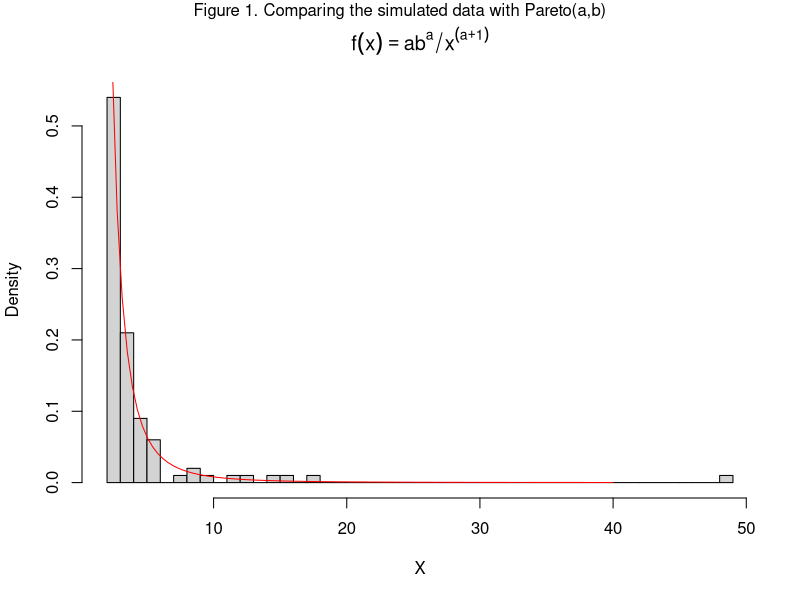
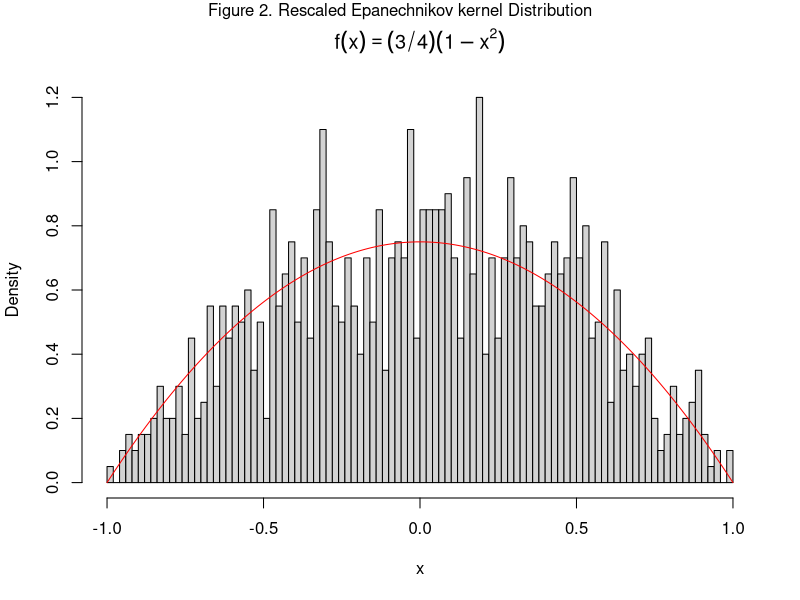
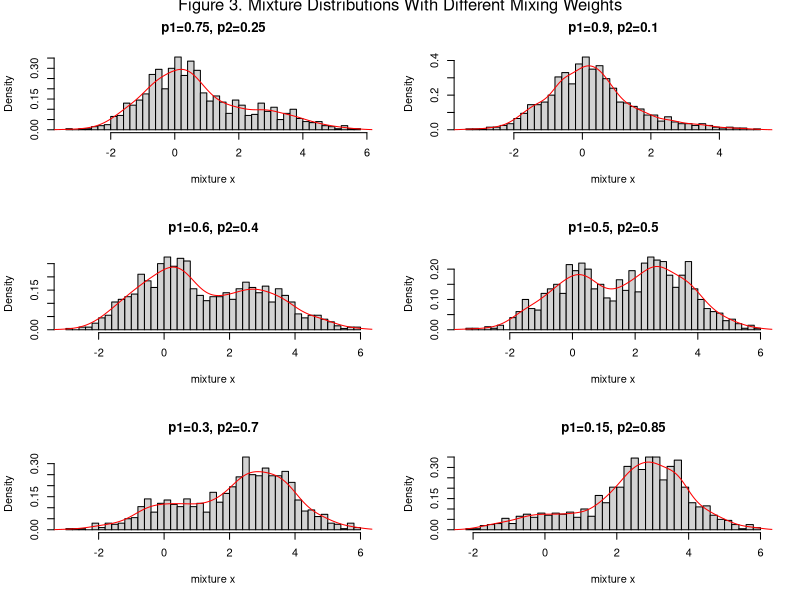
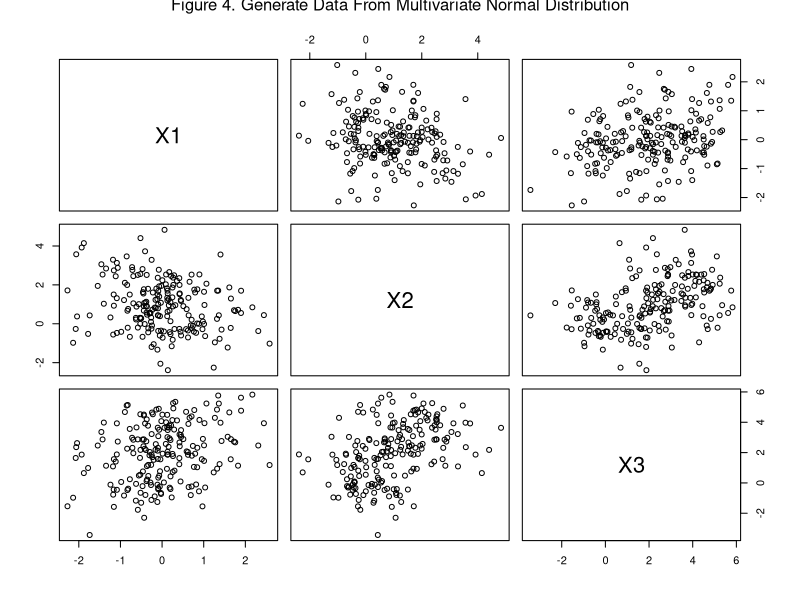
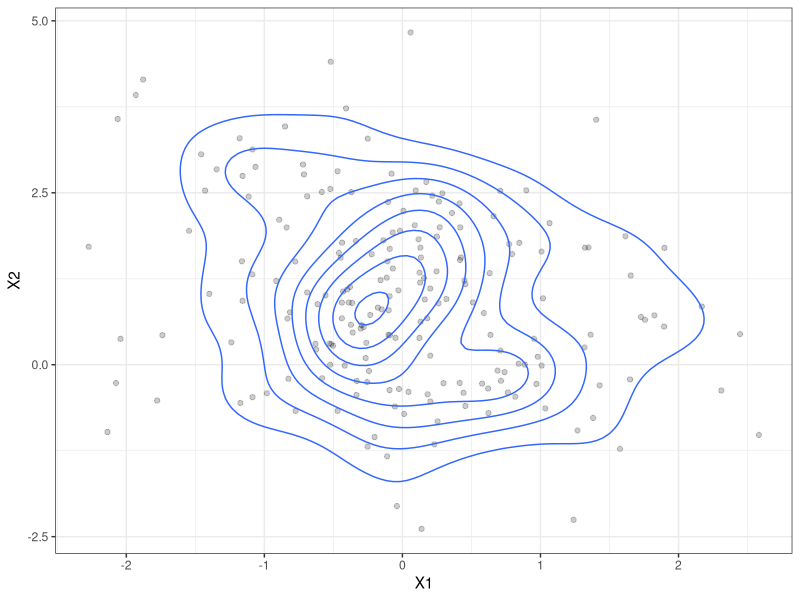
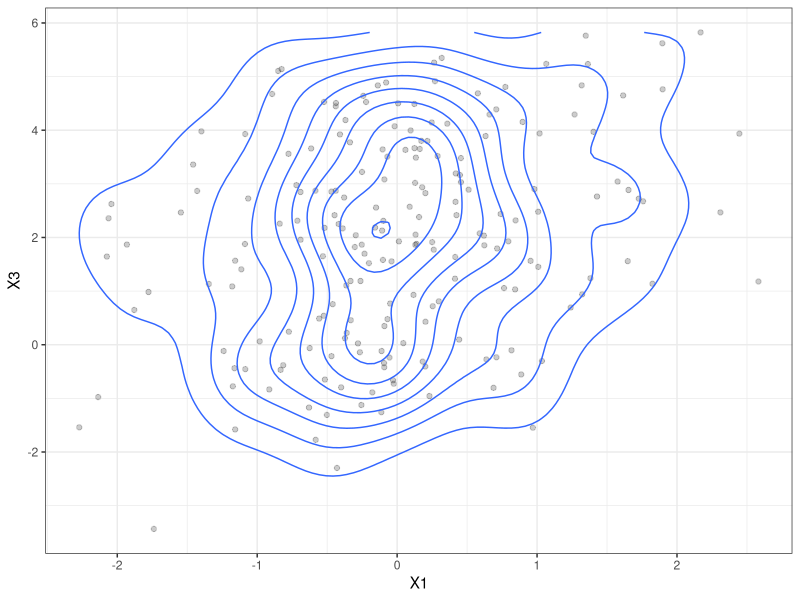
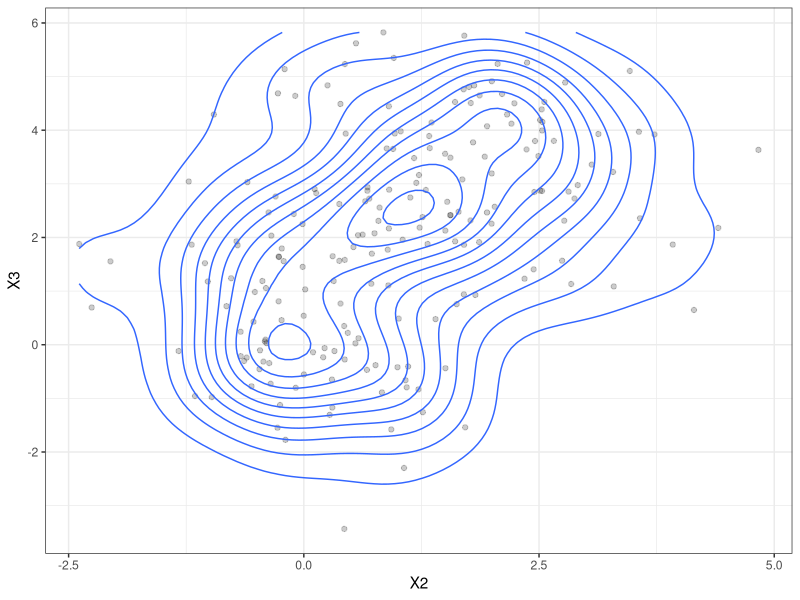

The R script that drew these images, in order:
## ---- chunk 1
## Global options
knitr::opts_chunk$set(
  cache = TRUE,
  prompt = TRUE,
  comment = '',
  collapse = TRUE,
  warning = FALSE,
  message = FALSE)
## ---- chunk 2
# define the quantile function of Pareto(a,b) distribution
quantile_Pareto <-function(prob, a, b){
  x <- b * (1-prob)^(-1/a)
  return(x)
}
# define the simulated sample size
n <- 100
u <- runif(n)
# based on the uniformly generated vector to get the random sample
X <- quantile_Pareto(u, 2, 2)
range(X)
## ---- chunk 3
# draw the density histogram of the simulated data
hist(X, prob = T, 
     breaks = 50, 
     main = expression(f(x)==ab^a/x^(a+1))) 
# prepare the Pareto(2,2) distribution
x <- seq(2,40,.38)
y <- 2*(2^2)/(x^(2+1))
# superimpose the lines on the simulated density
lines(x, y, col="red")
mtext("Figure 1. Comparing the simulated data with Pareto(a,b)",
      side = 3,
      line = -1,
      outer = T)
## ---- chunk 4
# write a function based on text's information
gen_var <- function(n){ # n is the sample size
  U_1 <- runif(n, -1, 1)
  U_2 <- runif(n, -1, 1)
  U_3 <- runif(n, -1, 1)
  U_output <- c()
  for (i in c(1:n)) {
    if (abs(U_3[i]) > abs(U_2[i]) & 
        abs(U_3[i]) > abs(U_1[i]))
      {U_output[i] <- U_2[i]} 
    else 
      {U_output[i] <- U_3[i]}
  }
  return(U_output)
}

# generate 1000 data
U_output <- gen_var(1000)
hist(U_output, prob = T, 
     breaks = 100, 
     xlab = "x",
     main = expression(f(x)==(3/4)*(1-x^2)))
x_vec <- seq(-1,1,0.001)
f_x <- 0.75*(1-x_vec^2)
lines(x_vec, f_x, col="red")
mtext("Figure 2. Rescaled Epanechnikov kernel Distribution",
      side = 3,
      line = -1,
      outer = T)
## ---- chunk 5
set.seed(1000)
n <- 1000
# generate two vectors from normal distribution
x1 <- rnorm(n,0,1)
x2 <- rnorm(n,3,1)

# use a for-loop to draw graphs at different mixing weights
par(mfrow=c(3,2))
for (p1 in c(0.75, 0.90, 0.60, 0.5, 0.30, 0.15)){
  # define the mixing prob
  p2 <- 1 - p1
  # use n data from uniform distribution to construct
  # the proportion of each parent distribution.
  u <- runif(n)
  k <- as.integer(u > p2)
  x <- k * x1 + (1-k) * x2
  hist(x, prob = T, 
       breaks = 50, 
       xlab = "mixture x",
       main = sprintf("p1=%s, p2=%s", p1, p2))
  lines(density(x), col= "red")
}
mtext("Figure 3. Mixture Distributions With Different Mixing Weights",
      side = 3,
      line = -1,
      outer = T)
## ---- chunk 6
# create a function to gen data matrix from a multivariate normal distribution.
mvn_gen <- function(n, mu, sigma){
  # to determine the dimension
  d <- length(mu)
  # generate a n*d matrix from a standard normal distribution
  Z <- matrix(rnorm(n*d), nrow = n, ncol = d)
  # use Cholesky function to factorize the Cov-var matrix
  Q <- chol(sigma)
  # to transform the mu from dataframe to matrix
  mu <- matrix (mu, nrow = d, ncol = 1)
  # J is column vector of ones
  J <- matrix(mu, nrow = n, ncol = 1)
  # define the output X matrix
  X <- Z %*% Q + J %*% t(mu)
  return(data.frame(X))
}

# input the given cov-var matrix
sig <- matrix(c(1.0, -0.5, 0.5,
                -0.5, 1.0, -0.5,
                0.5, -0.5, 1.0),3,3)
set.seed(100)
X <- mvn_gen(n=200, mu = c(0,1,2), sigma = sig)
pairs(X)
mtext("Figure 4. Generate Data From Multivariate Normal Distribution",
      side = 3,
      line = -1,
      outer = T)
## ---- chunk 7
library(ggplot2)
par(mfrow=c(3,2))
ggplot(X, aes(x=X1, y=X2))+
  geom_point(alpha = .2) +
  geom_density_2d()+
  theme_bw()
ggplot(X, aes(x=X1, y=X3))+
  geom_point(alpha = .2) +
  geom_density_2d()+
  theme_bw()
ggplot(X, aes(x=X2, y=X3))+
  geom_point(alpha = .2) +
  geom_density_2d()+
  theme_bw()
